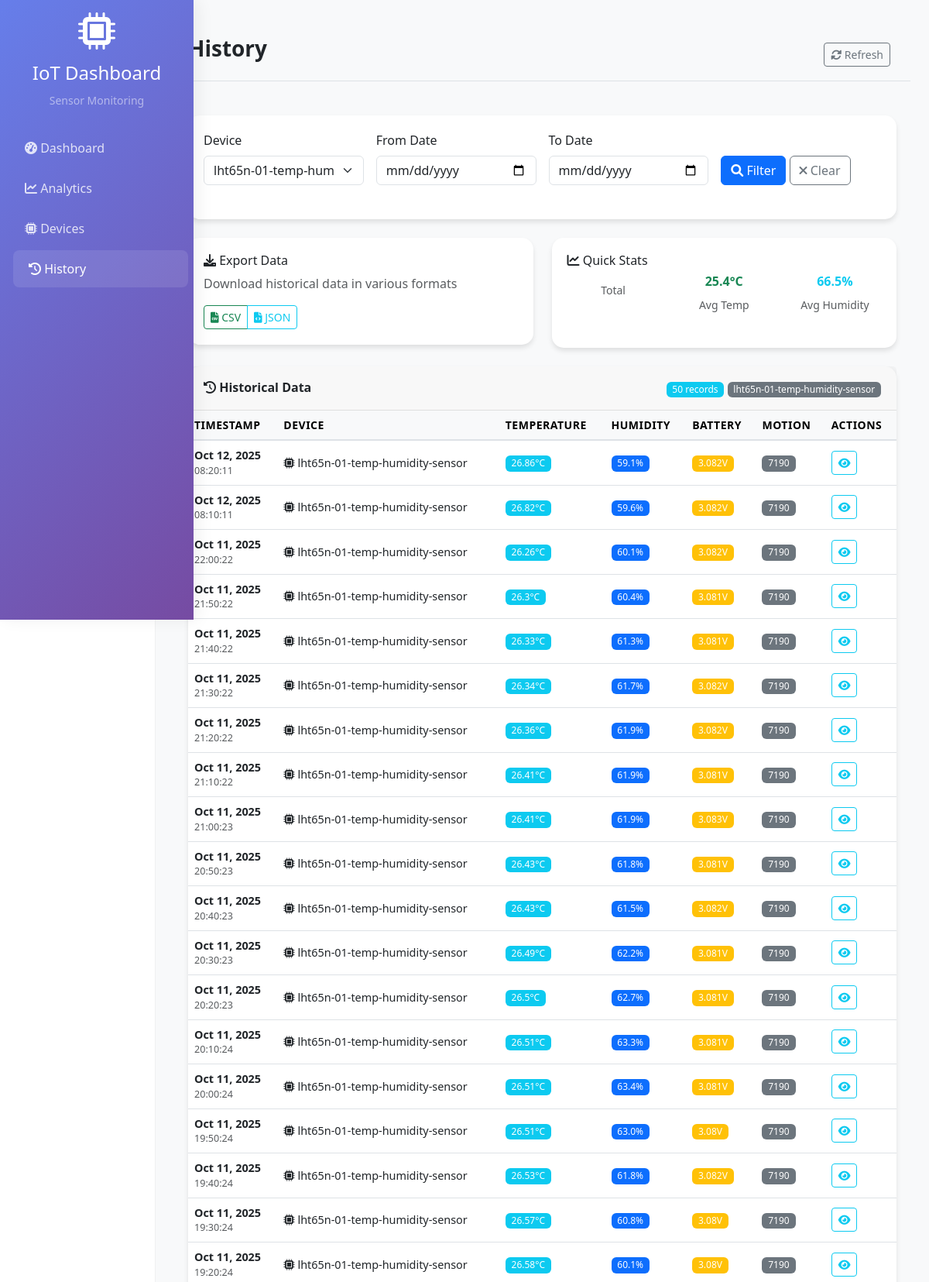
The page /history/?page=2&device=lht65n-01-temp-humidity-sensor (upper part) on the database its author committed.
### sensors/models.py (models this page shows, shortened)
class SensorReading(models.Model):
    device_id = models.CharField(max_length=128, db_index=True)
    battery_voltage = models.FloatField(null=True, blank=True)
    humidity = models.FloatField(null=True, blank=True)
    motion_counts = models.IntegerField(null=True, blank=True)
    temperature_c = models.FloatField(null=True, blank=True)
    received_at = models.DateTimeField(db_index=True)
    created_at = models.DateTimeField(auto_now_add=True)
    class Meta:
        ordering = ["-received_at", "-id"]

### sensors/views.py (the view, shortened to what this page needs)
# urls.py: path("history/", views.history, name="history"),
def history(request: HttpRequest):
    selected_device = request.GET.get("device", "")
    date_from = request.GET.get("date_from", "")
    date_to = request.GET.get("date_to", "")
    export_format = request.GET.get("export", "")
    query = Q()
    query &= ~Q(device_id__in=["test-device", "unknown-device"])
    if selected_device:
        query &= Q(device_id=selected_device)
    if date_from:
        query &= Q(received_at__date__gte=date_from)
    if date_to:
        query &= Q(received_at__date__lte=date_to)
    readings = SensorReading.objects.filter(query).order_by("-received_at")
    paginator = Paginator(readings, 50)
    page_number = request.GET.get("page")
    readings = paginator.get_page(page_number)
    device_list = (
        SensorReading.objects.exclude(device_id__in=["test-device", "unknown-device"])
        .values_list("device_id", flat=True)
        .distinct()
        .order_by("device_id")
    )
    total_count = SensorReading.objects.filter(query).count()
    avg_temp = SensorReading.objects.filter(
        query, temperature_c__isnull=False
    ).aggregate(avg=Avg("temperature_c"))["avg"]
    avg_humidity = SensorReading.objects.filter(
        query, humidity__isnull=False
    ).aggregate(avg=Avg("humidity"))["avg"]
    return render(
        request,
        "sensors/history.html",
        {
            "readings": readings,
            "device_list": device_list,
            "selected_device": selected_device,
            "date_from": date_from,
            "date_to": date_to,
            "total_count": total_count,
            "avg_temp": avg_temp or 0,
            "avg_humidity": avg_humidity or 0,
        },
    )

### sensors/templates/sensors/history.html (shortened to what this page needs)
{% extends 'sensors/base.html' %}
{% block page_title %}History{% endblock %}
{% block content %}
<div class="card mb-4">
    <div class="card-body">
        <form method="get" class="row g-3">
            <div class="col-md-3">
                <label for="device" class="form-label">Device</label>
                <select name="device" id="device" class="form-select">
                    {% for device in device_list %}
                    <option value="{{ device }}" {% if selected_device == device %}selected{% endif %}>{{ device }}</option>
                    {% endfor %}
                </select>
            </div>
            <div class="col-md-3">
                <label for="date_from" class="form-label">From Date</label>
                <input type="date" name="date_from" id="date_from" class="form-control" value="{{ date_from }}">
            </div>
            <div class="col-md-3">
                <label for="date_to" class="form-label">To Date</label>
                <input type="date" name="date_to" id="date_to" class="form-control" value="{{ date_to }}">
            </div>
            <div class="col-md-3">
                <label class="form-label">&nbsp;</label>
                <div>
                    <button type="submit" class="btn btn-primary">
                        <i class="fas fa-search"></i> Filter
                    </button>
                    <a href="{% url 'history' %}" class="btn btn-outline-secondary">
                        <i class="fas fa-times"></i> Clear
                    </a>
                </div>
            </div>
        </form>
    </div>
</div>
<div class="row mb-4">
    <div class="col-md-6">
        <div class="card">
            <div class="card-body">
                <h6 class="card-title"><i class="fas fa-download"></i> Export Data</h6>
                <p class="card-text text-muted">Download historical data in various formats</p>
                <div class="btn-group">
                    <a href="?export=csv{% if selected_device %}&device={{ selected_device }}{% endif %}{% if date_from %}&date_from={{ date_from }}{% endif %}{% if date_to %}&date_to={{ date_to }}{% endif %}"
                       class="btn btn-outline-success btn-sm">
                        <i class="fas fa-file-csv"></i> CSV
                    </a>
                    <a href="?export=json{% if selected_device %}&device={{ selected_device }}{% endif %}{% if date_from %}&date_from={{ date_from }}{% endif %}{% if date_to %}&date_to={{ date_to }}{% endif %}"
                       class="btn btn-outline-info btn-sm">
                        <i class="fas fa-file-code"></i> JSON
                    </a>
                </div>
            </div>
        </div>
    </div>
    <div class="col-md-6">
        <div class="card">
            <div class="card-body">
                <h6 class="card-title"><i class="fas fa-chart-line"></i> Quick Stats</h6>
                <div class="row text-center">
                    <div class="col-4">
                        <small class="text-muted">Total</small>
                    </div>
                    <div class="col-4">
                        <h5 class="text-success">{{ avg_temp|floatformat:1 }}°C</h5>
                        <small class="text-muted">Avg Temp</small>
                    </div>
                    <div class="col-4">
                        <h5 class="text-info">{{ avg_humidity|floatformat:1 }}%</h5>
                        <small class="text-muted">Avg Humidity</small>
                    </div>
                </div>
            </div>
        </div>
    </div>
</div>
<div class="card">
    <div class="card-header d-flex justify-content-between align-items-center">
        <h5 class="mb-0"><i class="fas fa-history"></i> Historical Data</h5>
        <div>
            <span class="badge bg-info">{{ readings|length }} records</span>
            {% if selected_device %}
            <span class="badge bg-secondary">{{ selected_device }}</span>
            {% endif %}
        </div>
    </div>
    <div class="card-body p-0">
        <div class="table-responsive">
            <table class="table table-hover mb-0">
                <thead class="table-light">
                    <tr>
                        <th>Timestamp</th>
                        <th>Device</th>
                        <th>Temperature</th>
                        <th>Humidity</th>
                        <th>Battery</th>
                        <th>Motion</th>
                        <th>Actions</th>
                    </tr>
                </thead>
                <tbody>
                    {% for reading in readings %}
                    <tr>
                        <td>
                            <div class="d-flex flex-column">
                                <span class="fw-bold">{{ reading.received_at|date:"M d, Y" }}</span>
                                <small class="text-muted">{{ reading.received_at|date:"H:i:s" }}</small>
                            </div>
                        </td>
                        <td>
                            <i class="fas fa-microchip"></i> {{ reading.device_id }}
                        </td>
                        <td>
                            {% if reading.temperature_c %}
                                <span class="badge bg-info">{{ reading.temperature_c }}°C</span>
                            {% else %}
                                <span class="text-muted">--</span>
                            {% endif %}
                        </td>
                        <td>
                            {% if reading.humidity %}
                                <span class="badge bg-primary">{{ reading.humidity }}%</span>
                            {% else %}
                                <span class="text-muted">--</span>
                            {% endif %}
                        </td>
                        <td>
                            {% if reading.battery_voltage %}
                                {% if reading.battery_voltage > 3.5 %}
                                    <span class="badge bg-success">{{ reading.battery_voltage }}V</span>
                                {% elif reading.battery_voltage > 3.0 %}
                                    <span class="badge bg-warning">{{ reading.battery_voltage }}V</span>
                                {% else %}
                                    <span class="badge bg-danger">{{ reading.battery_voltage }}V</span>
                                {% endif %}
                            {% else %}
                                <span class="text-muted">--</span>
                            {% endif %}
                        </td>
                        <td>
                            {% if reading.motion_counts %}
                                <span class="badge bg-secondary">{{ reading.motion_counts }}</span>
                            {% else %}
                                <span class="text-muted">--</span>
                            {% endif %}
                        </td>
                        <td>
                            <button class="btn btn-sm btn-outline-info" onclick="showReadingDetails({{ reading.id }})">
                                <i class="fas fa-eye"></i>
                            </button>
                        </td>
                    </tr>
                    {% endfor %}
                </tbody>
            </table>
        </div>
    </div>
</div>
{% endblock %}

### sensors/templates/sensors/base.html (style rules this page uses)
.card { border: none; border-radius: 15px; box-shadow: 0 4px 6px rgba(0,0,0,0.1); transition: transform 0.3s ease; }
.card-header h5 { font-size: 1.1rem; font-weight: 600; margin: 0; }
.table th { font-size: 0.875rem; font-weight: 600; text-transform: uppercase; letter-spacing: 0.5px; }
.table td { font-size: 0.9rem; vertical-align: middle; }
.badge { font-size: 0.75rem; font-weight: 500; }
.row { margin-bottom: 1.5rem; }
.card-body { padding: 1.25rem; }
.card-header { padding: 1rem 1.25rem; border-bottom: 1px solid rgba(0,0,0,0.1); }
.main-content h5 { font-size: 1rem; font-weight: 600; margin-bottom: 0.5rem; }
.table-responsive { border-radius: 0 0 15px 15px; }
.table thead th { background-color: #f8f9fa; border-bottom: 2px solid #dee2e6; }

### rows shown on the page
SensorReading: received_at "Oct 12, 2025", received_at "08:20:11", device_id "lht65n-01-temp-humidity-sensor", temperature_c "26.86", humidity "59.1", battery_voltage "3.082", motion_counts "7190"
SensorReading: received_at "Oct 12, 2025", received_at "08:10:11", device_id "lht65n-01-temp-humidity-sensor", temperature_c "26.82", humidity "59.6", battery_voltage "3.082", motion_counts "7190"
SensorReading: received_at "Oct 11, 2025", received_at "22:00:22", device_id "lht65n-01-temp-humidity-sensor", temperature_c "26.26", humidity "60.1", battery_voltage "3.082", motion_counts "7190"
SensorReading: received_at "Oct 11, 2025", received_at "21:50:22", device_id "lht65n-01-temp-humidity-sensor", temperature_c "26.3", humidity "60.4", battery_voltage "3.081", motion_counts "7190"
SensorReading: received_at "Oct 11, 2025", received_at "21:40:22", device_id "lht65n-01-temp-humidity-sensor", temperature_c "26.33", humidity "61.3", battery_voltage "3.081", motion_counts "7190"
SensorReading: received_at "Oct 11, 2025", received_at "21:30:22", device_id "lht65n-01-temp-humidity-sensor", temperature_c "26.34", humidity "61.7", battery_voltage "3.082", motion_counts "7190"
SensorReading: received_at "Oct 11, 2025", received_at "21:20:22", device_id "lht65n-01-temp-humidity-sensor", temperature_c "26.36", humidity "61.9", battery_voltage "3.082", motion_counts "7190"
SensorReading: received_at "Oct 11, 2025", received_at "21:10:22", device_id "lht65n-01-temp-humidity-sensor", temperature_c "26.41", humidity "61.9", battery_voltage "3.081", motion_counts "7190"
SensorReading: received_at "Oct 11, 2025", received_at "21:00:23", device_id "lht65n-01-temp-humidity-sensor", temperature_c "26.41", humidity "61.9", battery_voltage "3.083", motion_counts "7190"
SensorReading: received_at "Oct 11, 2025", received_at "20:50:23", device_id "lht65n-01-temp-humidity-sensor", temperature_c "26.43", humidity "61.8", battery_voltage "3.081", motion_counts "7190"
SensorReading: received_at "Oct 11, 2025", received_at "20:40:23", device_id "lht65n-01-temp-humidity-sensor", temperature_c "26.43", humidity "61.5", battery_voltage "3.082", motion_counts "7190"
SensorReading: received_at "Oct 11, 2025", received_at "20:30:23", device_id "lht65n-01-temp-humidity-sensor", temperature_c "26.49", humidity "62.2", battery_voltage "3.081", motion_counts "7190"
SensorReading: received_at "Oct 11, 2025", received_at "20:20:23", device_id "lht65n-01-temp-humidity-sensor", temperature_c "26.5", humidity "62.7", battery_voltage "3.081", motion_counts "7190"
SensorReading: received_at "Oct 11, 2025", received_at "20:10:24", device_id "lht65n-01-temp-humidity-sensor", temperature_c "26.51", humidity "63.3", battery_voltage "3.081", motion_counts "7190"
SensorReading: received_at "Oct 11, 2025", received_at "20:00:24", device_id "lht65n-01-temp-humidity-sensor", temperature_c "26.51", humidity "63.4", battery_voltage "3.081", motion_counts "7190"
SensorReading: received_at "Oct 11, 2025", received_at "19:50:24", device_id "lht65n-01-temp-humidity-sensor", temperature_c "26.51", humidity "63.0", battery_voltage "3.08", motion_counts "7190"
SensorReading: received_at "Oct 11, 2025", received_at "19:40:24", device_id "lht65n-01-temp-humidity-sensor", temperature_c "26.53", humidity "61.8", battery_voltage "3.082", motion_counts "7190"
SensorReading: received_at "Oct 11, 2025", received_at "19:30:24", device_id "lht65n-01-temp-humidity-sensor", temperature_c "26.57", humidity "60.8", battery_voltage "3.08", motion_counts "7190"
SensorReading: received_at "Oct 11, 2025", received_at "19:20:24", device_id "lht65n-01-temp-humidity-sensor", temperature_c "26.58", humidity "60.1", battery_voltage "3.08", motion_counts "7190"

### other values the page prints
{{ avg_temp|floatformat:1 }} "25.4"
{{ avg_humidity|floatformat:1 }} "66.5"
{{ readings|length }} "50"
{{ selected_device }} "lht65n-01-temp-humidity-sensor"
form field device "lht65n-01-temp-humidity-sensor"
